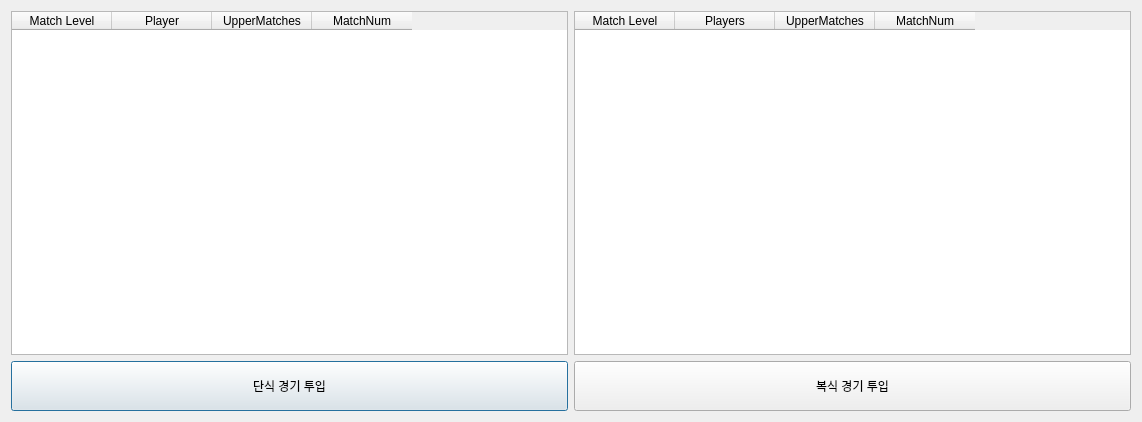
<?xml version="1.0" encoding="UTF-8"?>
<ui version="4.0">
 <class>CourtSetDialog</class>
 <widget class="QDialog" name="CourtSetDialog">
  <property name="geometry">
   <rect>
    <x>0</x>
    <y>0</y>
    <width>1142</width>
    <height>422</height>
   </rect>
  </property>
  <property name="windowTitle">
   <string>CourtSetDialog</string>
  </property>
  <layout class="QGridLayout" name="gridLayout_2">
   <item row="0" column="0">
    <layout class="QGridLayout" name="gridLayout">
     <item row="0" column="0">
      <widget class="QTableWidget" name="singlewaiting">
       <property name="sizePolicy">
        <sizepolicy hsizetype="Preferred" vsizetype="Expanding">
         <horstretch>0</horstretch>
         <verstretch>0</verstretch>
        </sizepolicy>
       </property>
       <property name="editTriggers">
        <set>QAbstractItemView::NoEditTriggers</set>
       </property>
       <property name="dragDropOverwriteMode">
        <bool>false</bool>
       </property>
       <property name="selectionBehavior">
        <enum>QAbstractItemView::SelectRows</enum>
       </property>
       <column>
        <property name="text">
         <string>Match Level</string>
        </property>
       </column>
       <column>
        <property name="text">
         <string>Player</string>
        </property>
       </column>
       <column>
        <property name="text">
         <string>UpperMatches</string>
        </property>
       </column>
       <column>
        <property name="text">
         <string>MatchNum</string>
        </property>
       </column>
      </widget>
     </item>
     <item row="1" column="0">
      <widget class="QPushButton" name="singlesetB">
       <property name="sizePolicy">
        <sizepolicy hsizetype="Preferred" vsizetype="Fixed">
         <horstretch>0</horstretch>
         <verstretch>0</verstretch>
        </sizepolicy>
       </property>
       <property name="minimumSize">
        <size>
         <width>0</width>
         <height>50</height>
        </size>
       </property>
       <property name="text">
        <string>단식 경기 투입</string>
       </property>
      </widget>
     </item>
     <item row="1" column="1">
      <widget class="QPushButton" name="doublesetB">
       <property name="sizePolicy">
        <sizepolicy hsizetype="Preferred" vsizetype="Fixed">
         <horstretch>0</horstretch>
         <verstretch>0</verstretch>
        </sizepolicy>
       </property>
       <property name="minimumSize">
        <size>
         <width>0</width>
         <height>50</height>
        </size>
       </property>
       <property name="text">
        <string>복식 경기 투입</string>
       </property>
      </widget>
     </item>
     <item row="0" column="1">
      <widget class="QTableWidget" name="doublewaiting">
       <property name="sizePolicy">
        <sizepolicy hsizetype="Preferred" vsizetype="Expanding">
         <horstretch>0</horstretch>
         <verstretch>0</verstretch>
        </sizepolicy>
       </property>
       <property name="editTriggers">
        <set>QAbstractItemView::NoEditTriggers</set>
       </property>
       <property name="dragEnabled">
        <bool>true</bool>
       </property>
       <property name="dragDropOverwriteMode">
        <bool>false</bool>
       </property>
       <property name="defaultDropAction">
        <enum>Qt::IgnoreAction</enum>
       </property>
       <property name="selectionMode">
        <enum>QAbstractItemView::SingleSelection</enum>
       </property>
       <property name="selectionBehavior">
        <enum>QAbstractItemView::SelectRows</enum>
       </property>
       <column>
        <property name="text">
         <string>Match Level</string>
        </property>
       </column>
       <column>
        <property name="text">
         <string>Players</string>
        </property>
       </column>
       <column>
        <property name="text">
         <string>UpperMatches</string>
        </property>
       </column>
       <column>
        <property name="text">
         <string>MatchNum</string>
        </property>
       </column>
      </widget>
     </item>
    </layout>
   </item>
  </layout>
 </widget>
 <resources/>
 <connections/>
</ui>
